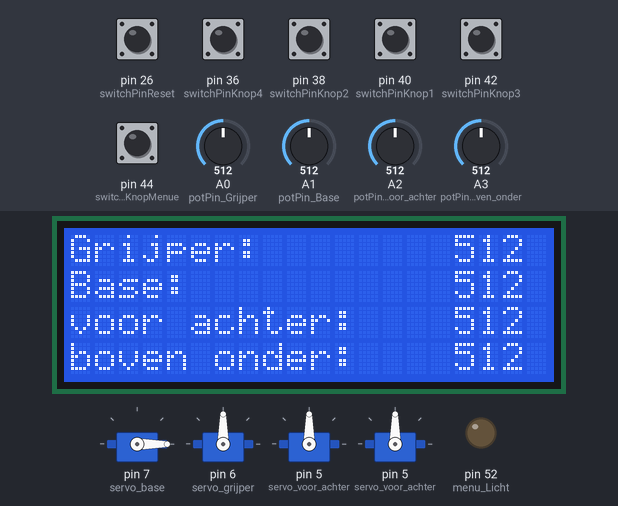
A sketch run on a simulated Arduino Mega 2560, built with avr-gcc and run on an emulated ATmega2560. On the bench: 4 × servo, 20×4 character LCD, output pins drawn as LEDs (lit = HIGH). Inputs (shaded band) come from the test bench; at power-on: pin 26 (switchPinReset), pin 36 (switchPinKnop4), pin 38 (switchPinKnop2), pin 40 (switchPinKnop1), pin 42 (switchPinKnop3), pin 44 (switchPinKnopMenue) LOW, A0 (potPin_Grijper) = 512, A1 (potPin_Base) = 512, A2 (potPin_voor_achter) = 512, A3 (potPin_boven_onder) = 512. What the sketch prints to the serial monitor is not drawn.

Above: at 2.1 s.
2.2 s: pin 44 (switchPinKnopMenue) pulled HIGH for 1 s
At 4.0 s:
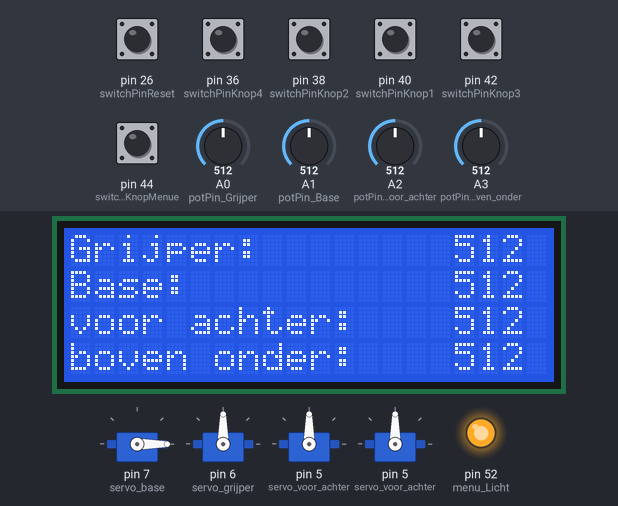
6.2 s: pin 26 (switchPinReset) pulled HIGH for 0.3 s
At 7.3 s:
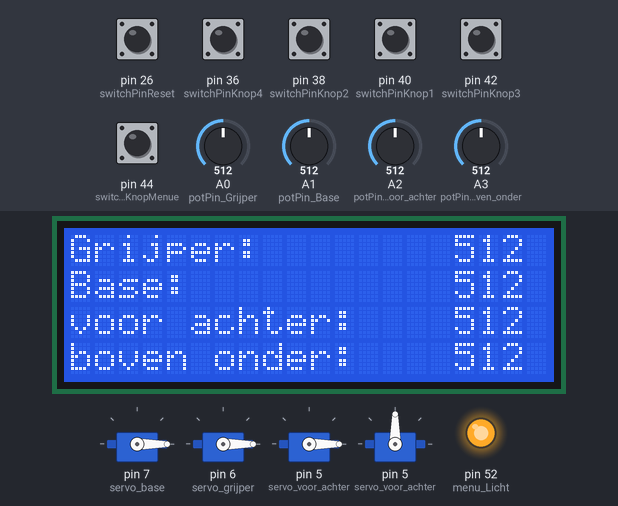
9.5 s: A0 (potPin_Grijper) set to 110
At 11.0 s:
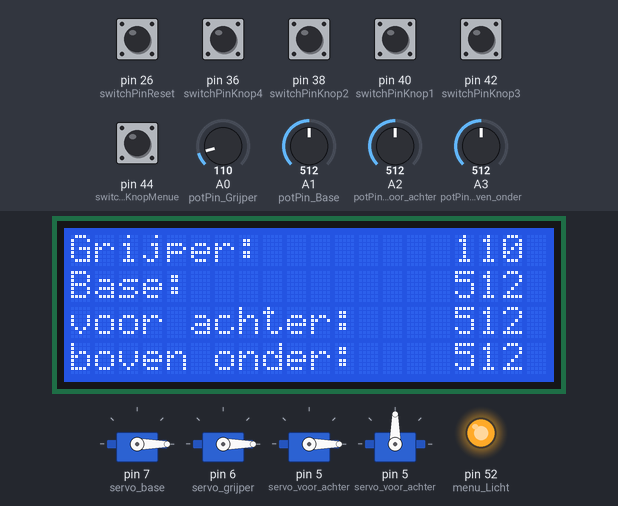
12.5 s: A0 (potPin_Grijper) set to 89
At 13.5 s:
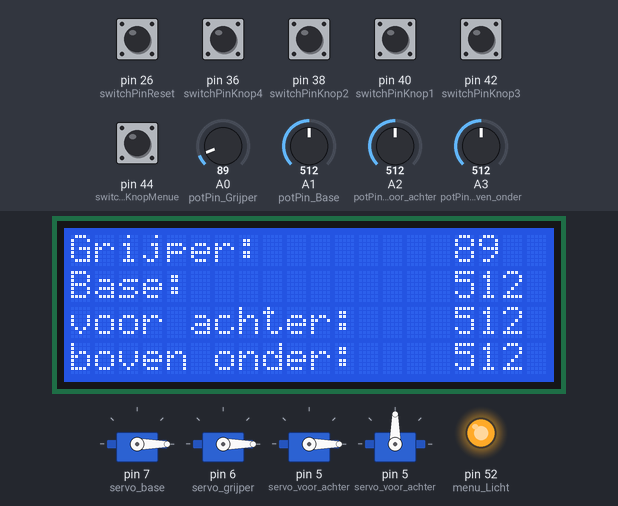
14.2 s: pin 36 (switchPinKnop4) pulled HIGH for 1 s
18.2 s: pin 44 (switchPinKnopMenue) pulled HIGH for 0.3 s
At 19.6 s:
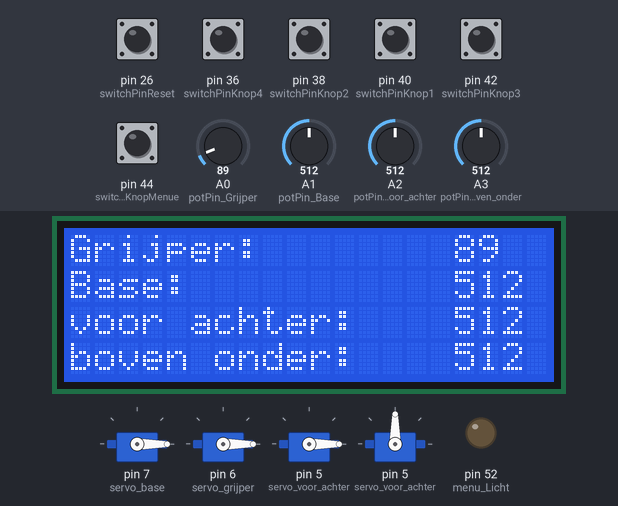
Timing chart, 0 to 21.2 s (numbered marks = the images above; inputs shaded):
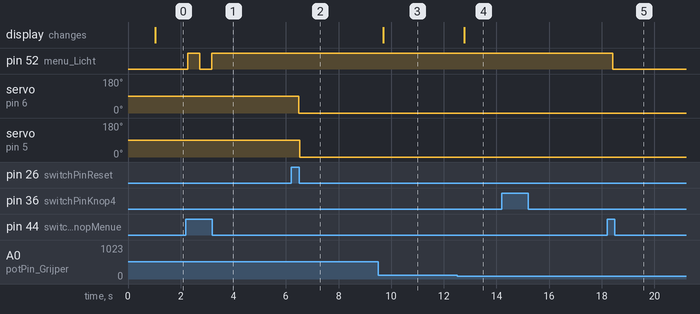

The sketch:

arm.ino
```cpp
#include <Wire.h>
#include <Servo.h>
#include <LiquidCrystal_I2C.h>

//scherm

LiquidCrystal_I2C lcd(0x27, 20, 4);

//servo maken
Servo servo_base;
Servo servo_grijper;
Servo servo_voor_achter;
Servo servo_boven_onder;


int menu_Licht = 52;
int pos_draai_langzaam_controle = 0;
int pos_grijp_langzaam;
int pos_draai_langzaam;
int pos_open_langzaam;
int einde = 0;
int grijper_dicht_langzaam_controle = 0;
int grijper_open_langzaam_controle = 0;
int menue = 0;

// pottentiometer input voor manuele besturing
int potPin_Grijper = A0;
int potPin_Base = A1;
int potPin_voor_achter = A2;
int potPin_boven_onder = A3;

// pottentiometer waarde voor manuele besturing
int potVal_Grijper = 0;
int potVal_Base = 0;
int potVal_voor_achter = 0;
int potVal_boven_onder = 0;


//knop
int switchPinKnop1 = 40;
int switchStateKnop1 = LOW;

int switchPinKnop2 = 38;
int switchStateKnop2 = LOW;

int switchPinKnop3 = 42;
int switchStateKnop3 = LOW;

int switchPinKnop4 = 36;
int switchStateKnop4 = LOW;

int switchPinKnopMenue = 44;
int switchStateKnopMenue = LOW;

int switchPinReset = 26;
int switchStateReset = LOW;


void setup() {

// servo aan poort vast maken
  servo_base.attach(7);
  servo_grijper.attach(6);
  servo_voor_achter.attach(5);
  servo_boven_onder.attach(5);


// servo klaarzetten
  servo_base.write(0);
  delay(40);
 // servo_grijper.write(40);
  delay(40);
 // servo_voor_achter.write(0);
  delay(40);


//knop
    Serial.print("setuptest");
    Serial.begin(9600);
    delay(200);


    pinMode(switchPinReset, INPUT);
     delay(100);

     //knop bedining
      pinMode(switchPinKnop1, INPUT);
        delay(100);
      pinMode(switchPinKnop2, INPUT);
        delay(100);
      pinMode(switchPinKnop3, INPUT);
        delay(100);
      pinMode(switchPinKnop4, INPUT);
        delay(100);
      pinMode(switchPinKnopMenue, INPUT);
        delay(100);

  // licht
   pinMode(menu_Licht, OUTPUT);

 //scherm
  lcd.init();                   // initialiseer het LCD scherm
  lcd.backlight();

}


void loop() {
       Serial.print("looptest");
     debug();
     controlerenKnopEinde();
       selectKnoppen();


    pot();


  if (einde == 0){


  }


}

void selectKnoppen () {
          knoppenStateGeven();
          DebugKnoppen();

      if (switchStateKnop1 == HIGH) {

            if (menue == 0){

            }

           else if (menue == 1){
              //opdracht
            }
            delay(200);
         }

      if (switchStateKnop2 == HIGH) {


            if (menue == 0){
                klappen();
                }

           if (menue == 1){
              //opdracht
            }
            delay(200);
        }

      if (switchStateKnop3 == HIGH) {


            if (menue == 0){
              //opdracht
            }

           if (menue == 1){
             //opdracht
            }
            delay(200);
        }

      if (switchStateKnop4 == HIGH) {


            if (menue == 0){
              //opdracht
            }

           if (menue == 1){
             //opdracht
            }
            delay(200);

        }


            // menue

      if (switchStateKnopMenue == HIGH) {


            if (menue == 0){
              menue = 1;
              digitalWrite(menu_Licht, HIGH);
            }

           else if (menue == 1){
              menue = 0;
              digitalWrite(menu_Licht, LOW);
            }
            delay(200);
        }

}


void pot(){
    // potentiometer meten
   potVal_Grijper  = analogRead(potPin_Grijper);
   potVal_Base = analogRead(potPin_Base);
   potVal_voor_achter   = analogRead(potPin_voor_achter);
   potVal_boven_onder   = analogRead(potPin_boven_onder);


   lcd.clear();
   lcd.setCursor(0, 0);
   lcd.print("Grijper:");
   lcd.setCursor(16, 0);
   lcd.print(potVal_Grijper);

   lcd.setCursor(0, 1);
   lcd.print("Base:");
   lcd.setCursor(16, 1);
   lcd.print(potVal_Base);

   lcd.setCursor(0, 2);
   lcd.print("voor achter:");
   lcd.setCursor(16, 2);
   lcd.print(potVal_voor_achter);

   lcd.setCursor(0, 3);
   lcd.print("boven onder:");
   lcd.setCursor(16, 3);
   lcd.print(potVal_boven_onder);

   delay(200);
}


void klappen (){

  for (int i = 0; i <= 100; i++) {
    servo_grijper.write(50);
    delay(300);
    servo_grijper.write(100);
    delay(300);
    controlerenKnopEinde();
  }


}

void openen (){
  servo_grijper.write(90);

    if (grijper_dicht_langzaam_controle == 0){

   for (pos_open_langzaam = 0; pos_open_langzaam == 90; pos_open_langzaam++){
    servo_grijper.write(pos_open_langzaam);
    delay(15);
    controlerenKnopEinde();
   }
     if (pos_open_langzaam = 90){

     grijper_open_langzaam_controle = 1;

    }
  }
}


void grijpen (){

  if (grijper_dicht_langzaam_controle == 0){

  servo_grijper.write(90);

  for (pos_grijp_langzaam = 130; pos_grijp_langzaam >= 44; pos_grijp_langzaam--){

    servo_grijper.write(pos_grijp_langzaam);
    delay(15);
    controlerenKnopEinde();

  }
  if (pos_grijp_langzaam = 90){

     grijper_dicht_langzaam_controle = 1;

    }
  }
}


void base_draai_90(){
  if (pos_draai_langzaam_controle == 0){

  for (pos_draai_langzaam = 0; pos_draai_langzaam = 90; pos_draai_langzaam++){
    servo_base.write(pos_draai_langzaam);
    delay(10);
  }

  }


  pos_draai_langzaam_controle = 1;


}


void debug (){

   if (pos_grijp_langzaam = 1){

   // grijpen
    Serial.print("dicht");
    Serial.print(grijper_dicht_langzaam_controle);


    }
  }


void DebugKnoppen() {
          if (switchStateKnop1 == HIGH) {

            if (menue == 0){
                Serial.print("|1.1|");
            }

           else if (menue == 1){
                Serial.print("|2.1|");
            }

         }
           if (switchStateKnop2 == HIGH) {


            if (menue == 0){
              Serial.print("|1.2|");
            }

           if (menue == 1){
              Serial.print("|2.2|");
            }

        }

      if (switchStateKnop3 == HIGH) {


            if (menue == 0){
              Serial.print("|1.3|");
            }

           if (menue == 1){
             Serial.print("|2.3|");
            }

        }

      if (switchStateKnop4 == HIGH) {


            if (menue == 0){
              Serial.print("|1.4|");
            }

           if (menue == 1){
             Serial.print("|2.4|");
            }

        }

      if (switchStateKnopMenue == HIGH) {


            if (menue == 0){
              Serial.print("menu1");
            }

           if (menue == 1){
             Serial.print("menu2");
            }

        }
}


void MeneuLicht(){
             if (menue == 0){
             digitalWrite(menu_Licht, LOW);
            }

           if (menue == 1){
             digitalWrite(menu_Licht, HIGH);
            }
}

void knoppenStateGeven(){
  switchStateKnop1 = digitalRead(switchPinKnop1);
  switchStateKnop2 = digitalRead(switchPinKnop2);
  switchStateKnop3 = digitalRead(switchPinKnop3);
  switchStateKnop4 = digitalRead(switchPinKnop4);
  switchStateKnopMenue = digitalRead(switchPinKnopMenue);
}


void controlerenKnopEinde(){
    switchStateReset = digitalRead(switchPinReset);


    if (switchStateReset == HIGH) {
      eindPositsie();
    }
}

void eindPositsie (){
  servo_base.write(0);
  delay(40);
  servo_grijper.write(0);
  delay(40);
  servo_voor_achter.write(0);
  delay(40);

  einde = 1;

  }
```

Measured:
- after the input at 2.2 s, pin 52 (menu_Licht): LOW → HIGH after 0.07 s, → LOW 0.46 s later, → HIGH 0.46 s later
- after the input at 6.2 s, servo on pin 6 (servo_grijper): 90° → 0° after 0.29 s; servo on pin 5 (servo_voor_achter): 90° → 0° after 0.33 s
- after the input at 9.5 s, the display: changes after 0.20 s (image 3)
- after the input at 12.5 s, the display: changes after 0.27 s (image 4)
- after the input at 14.2 s, every drawn part: stays the same
- after the input at 18.2 s, pin 52 (menu_Licht): HIGH → LOW after 0.22 s
